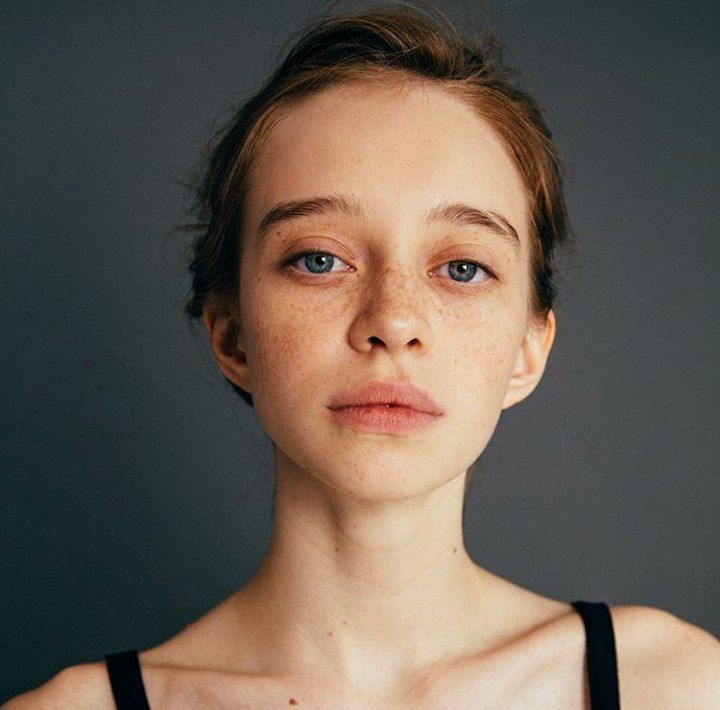
%> input picture Modeling/Test Image/test_im1.jpg, 720 x 710 px
$ octave analys_brightness.m   (GNU Octave 9; MATLAB toolbox functions it lacks are replaced by stand-ins)
%> lines starting %> are read from the running program, lines starting %| are printed output that depends on the picture
I = imread('Test Image/test_im1.jpg');
%> I is the input picture: size 710x720x3 uint8; mean R, G, B 104, 92.9, 82.1
I2 = I.*0.3;
I3 = I.*2;
grayIm1 = rgb2gray(I);
grayIm2 = rgb2gray(I2);
grayIm3 = rgb2gray(I3);
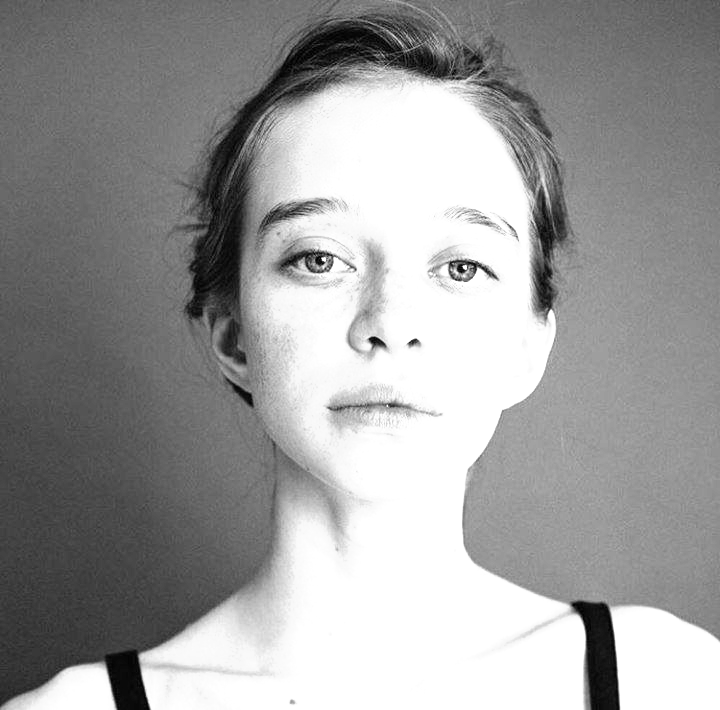
%> grayIm3: size 710x720 uint8; min 0, max 255, mean 157.1

%Определение яркости
Ymax = 255;
Y1 = mean2(grayIm1);
%> Y1 = 94.97
brightness1 = Y1 / Ymax;
%> brightness1 = 0.372
Y2 = mean2(grayIm2);
%> Y2 = 28.58
brightness2 = Y2 / Ymax;
%> brightness2 = 0.112
Y3 = mean2(grayIm3);
%> Y3 = 157.1
brightness3 = Y3 / Ymax;
%> brightness3 = 0.616
%Определение яркостной контрастности
sigma1 = mean2((grayIm1 - Y1).^2);
%> sigma1 = 82.44
bright_contrast1 = 2 * sqrt(sigma1) / Ymax;
%> bright_contrast1 = 0.0712
sigma2 = mean2((grayIm2 - Y2).^2);
%> sigma2 = 71.9
bright_contrast2 = 2 * sqrt(sigma2) / Ymax;
%> bright_contrast2 = 0.0665
sigma3 = mean2((grayIm3 - Y3).^2);
%> sigma3 = 89.55
bright_contrast3 = 2 * sqrt(sigma3) / Ymax;
%> bright_contrast3 = 0.0742
%Определение тоновой контрастности
r = I(:,:,1);
g = I(:,:,2);
b = I(:,:,3);
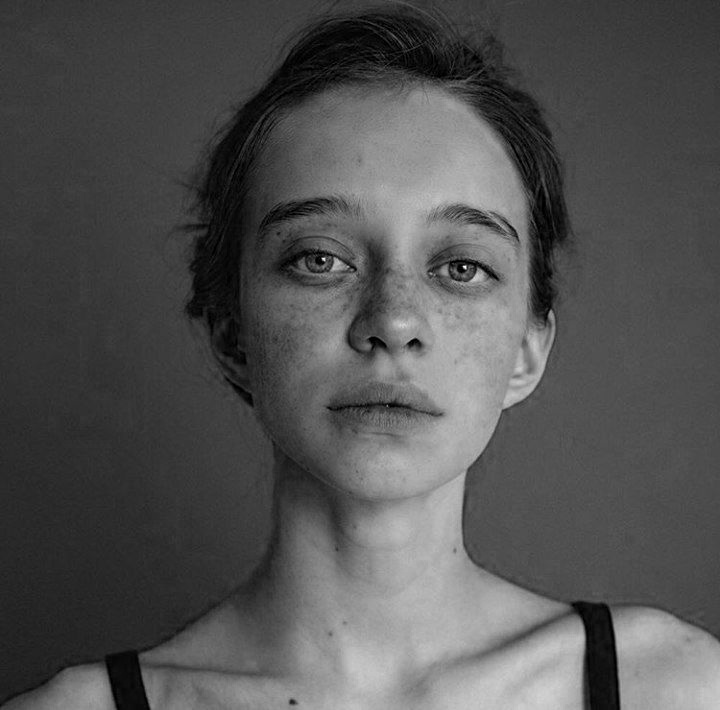
%> b: size 710x720 uint8; min 0, max 255, mean 82.1
R = mean2(r);
%> R = 104
G = mean2(g);
%> G = 92.88
B = mean2(b);
%> B = 82.09

r2 = I2(:,:,1);
g2 = I2(:,:,2);
b2 = I2(:,:,3);
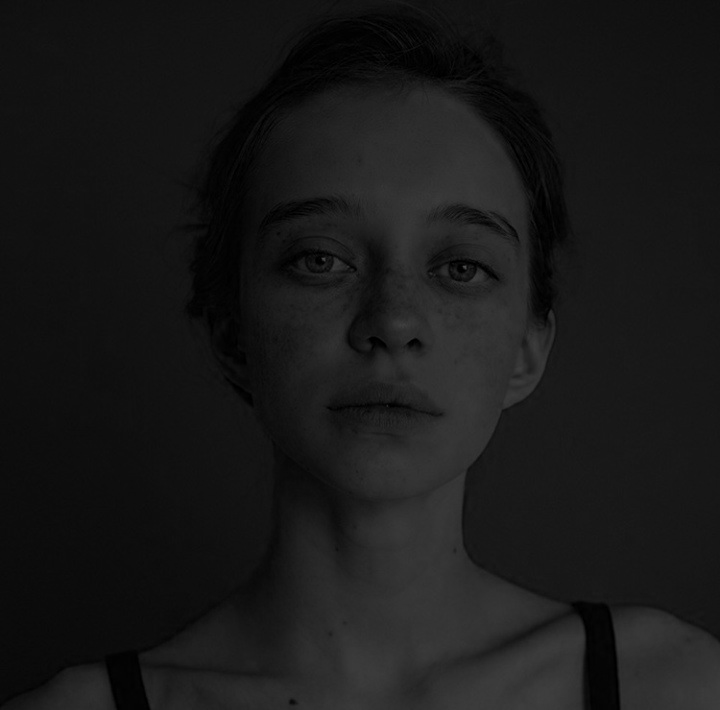
%> b2: size 710x720 uint8; min 0, max 77, mean 24.7
R2 = mean2(r2);
%> R2 = 31.24
G2 = mean2(g2);
%> G2 = 27.91
B2 = mean2(b2);
%> B2 = 24.68

r3 = I3(:,:,1);
g3 = I3(:,:,2);
b3 = I3(:,:,3);
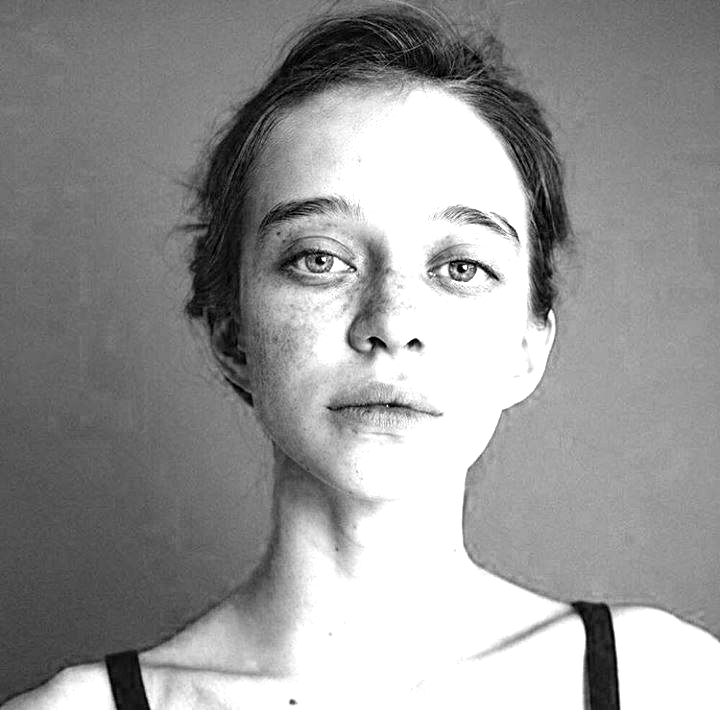
%> b3: size 710x720 uint8; min 0, max 255, mean 151.2
R3 = mean2(r3);
%> R3 = 156.1
G3 = mean2(g3);
%> G3 = 158.8
B3 = mean2(b3);
%> B3 = 151.2

dmax = sqrt(3) * 255;
d_p1 = sqrt(double((r-R).^2 + (g-G).^2 + (b-B).^2));
d1 = mean2(d_p1);
%> d1 = 5.67
tone_contrast1 = d1 / dmax;
%> tone_contrast1 = 0.0128
d_p2 = sqrt(double((r2-R2).^2 + (g2-G2).^2 + (b2-B2).^2));
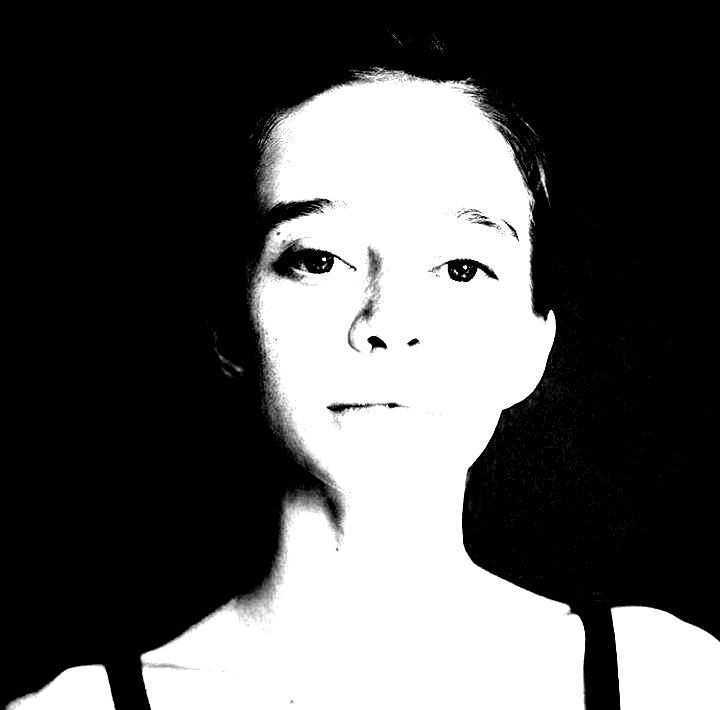
%> d_p2: size 710x720 double; min 0, max 15.97, mean 5.41; drawn with min black and max white
d2 = mean2(d_p2);
%> d2 = 5.41
tone_contrast2 = d2 / dmax;
%> tone_contrast2 = 0.0122
d_p3 = sqrt(double((r3-R3).^2 + (g3-G3).^2 + (b3-B3).^2));
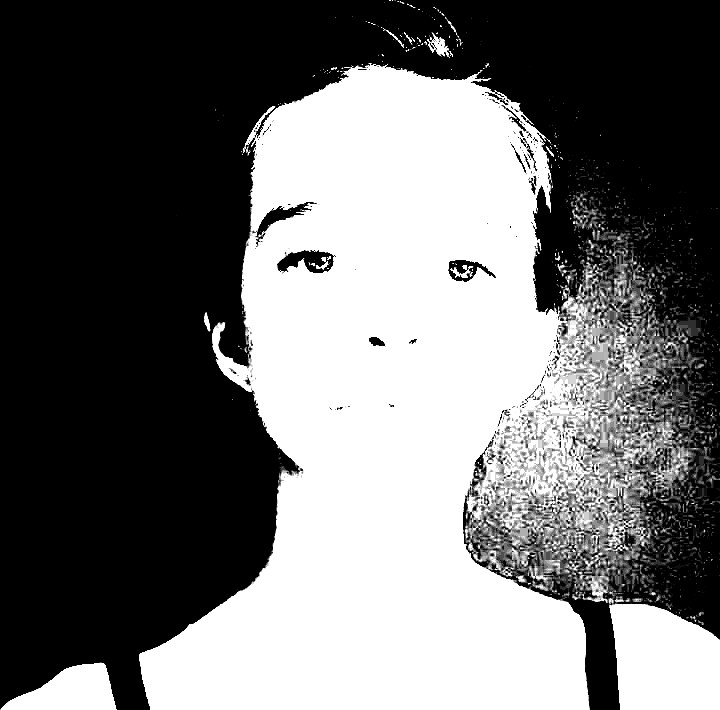
%> d_p3: size 710x720 double; min 0, max 15.97, mean 6.99; drawn with min black and max white
d3 = mean2(d_p3);
%> d3 = 6.99
tone_contrast3 = d3 / dmax;
%> tone_contrast3 = 0.0158

M=800;
subplot(2,3,1);
imshow(I);
text(4,M+30,strcat('brightness = ',num2str(brightness1)));
text(4,M+90,strcat('bright contrast = ',num2str(bright_contrast1)));
text(4,M+150,strcat('tone contrast = ',num2str(tone_contrast1)));

subplot(2,3,2);
imshow(I2);
text(4,M+30,strcat('brightness = ',num2str(brightness2)));
text(4,M+90,strcat('bright contrast = ',num2str(bright_contrast2)));
text(4,M+150,strcat('tone contrast = ',num2str(tone_contrast2)));

subplot(2,3,3);
imshow(I3);
text(4,M+30,strcat('brightness = ',num2str(brightness3)));
text(4,M+90,strcat('bright contrast = ',num2str(bright_contrast3)));
text(4,M+150,strcat('tone contrast = ',num2str(tone_contrast3)));
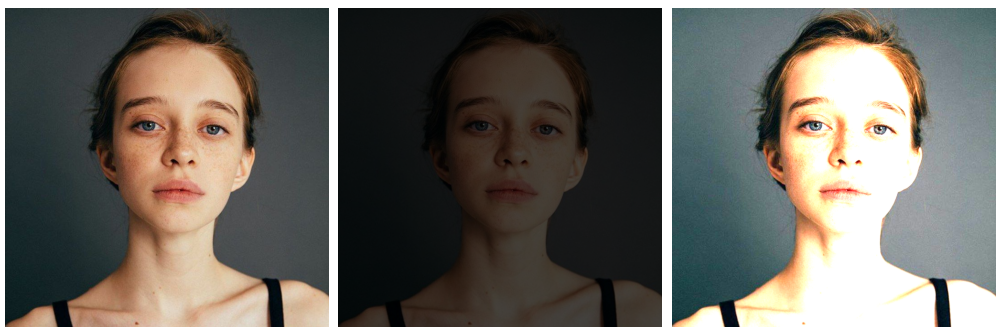
%> figure redrawn from the program's plot data, 3 panels

$ run again, with Modeling/Test Image/test_im2.jpeg copied over Modeling/Test Image/test_im1.jpg
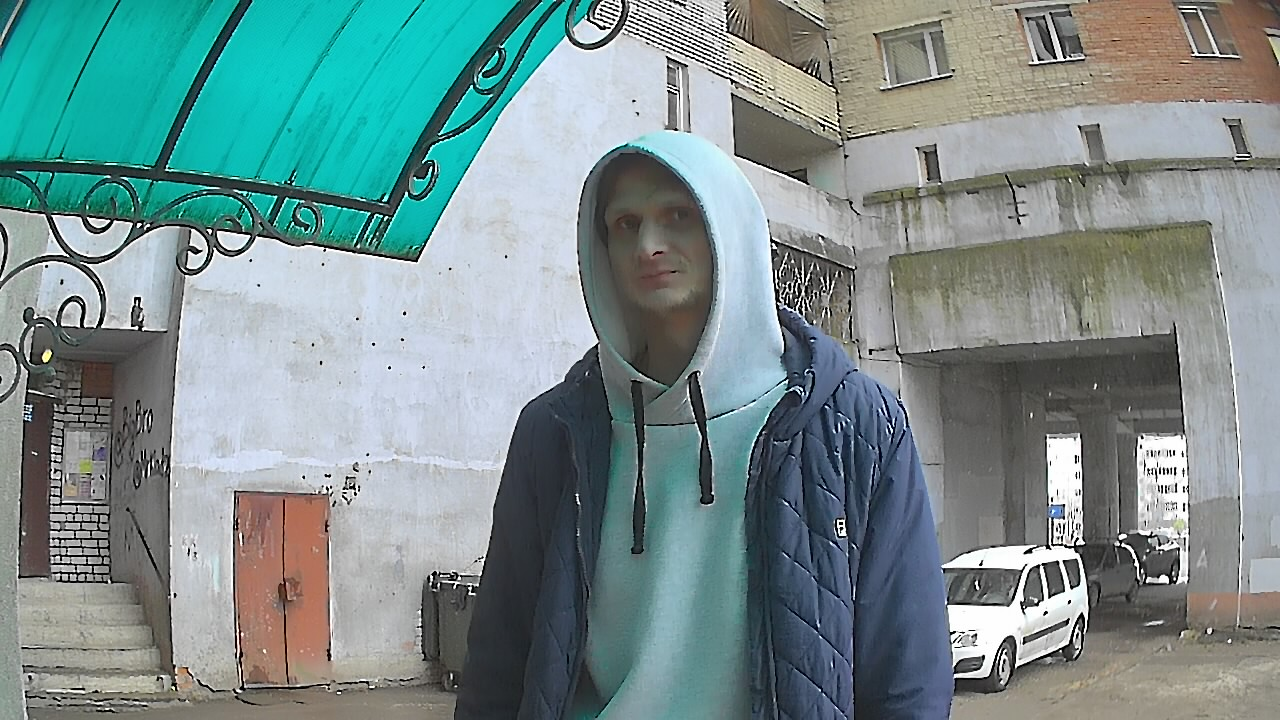
%> input picture Modeling/Test Image/test_im2.jpeg, 1280 x 720 px
%> I is the input picture: size 720x1280x3 uint8; mean R, G, B 120.9, 142.8, 142.4
%> Y1 = 136.2
%> brightness1 = 0.534
%> Y2 = 40.94
%> brightness2 = 0.161
%> Y3 = 209.2
%> brightness3 = 0.82
%> sigma1 = 108.5
%> bright_contrast1 = 0.0817
%> sigma2 = 75.18
%> bright_contrast2 = 0.068
%> sigma3 = 148
%> bright_contrast3 = 0.0954
%> R = 120.9
%> G = 142.8
%> B = 142.4
%> R2 = 36.32
%> G2 = 42.89
%> B2 = 42.77
%> R3 = 189.2
%> G3 = 217.8
%> B3 = 216.8
%> d1 = 9.67
%> tone_contrast1 = 0.0219
%> d2 = 8.4
%> tone_contrast2 = 0.019
%> `d_p3 = sqrt(double((r3-R3).^2 + (g3-G3).^2 + (b3-B3).^2));`:
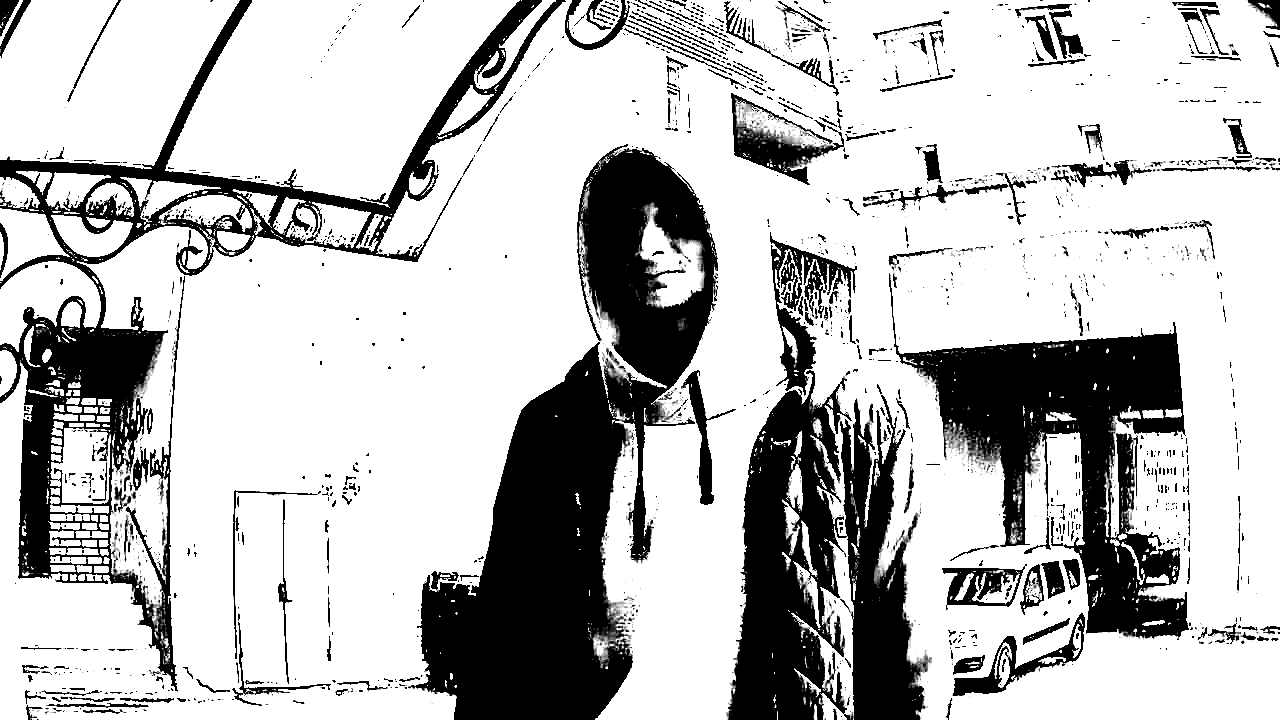
%> d_p3: size 720x1280 double; min 0, max 15.97, mean 11.92; drawn with min black and max white
%> d3 = 11.92
%> tone_contrast3 = 0.027
%> `text(4,M+150,strcat('tone contrast = ',num2str(tone_contrast3)));`:
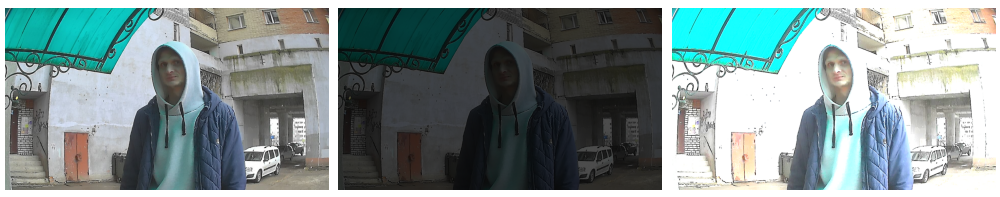
%> figure redrawn from the program's plot data, 3 panels
